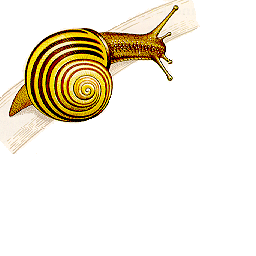
#> input picture images/snail.ppm, 256 x 256 px, found by its file name
$ python main.py
#> lines starting #> are read from the running program, lines starting #| are printed output that depends on the picture; after the words box and inside, x2 and y2 are one past the last pixel; in counts of white or black regions, pixels touching at a corner belong together
### Thresholding/manual_thresholding.py
import numpy as np

def manual_threshholding(img, r=0, g=0 , b=0, option=None, s=0):
    threshhold = [b, g, r]
    img_s = np.copy(img)
    if (len(img_s.shape) ==2):
        (lx , ly ) = img_s.shape
    else:
        (lx , ly , rgb) = img_s.shape
    for i in range(lx):
        for j in range(ly):
            if(len(img_s.shape) ==2):
                if (img_s[i][j] < s):
                        img_s[i][j] = 0
                else :
                    img_s[i][j] = 255
            elif ( option == "AND" and
            (img_s[i][j][0] > threshhold[0] and
            img_s[i][j][1] > threshhold[1] and
            img_s[i][j][2] > threshhold[2] )):
                pass #conserver
            elif ( option == "OR" and
            (img_s[i][j][0] > threshhold[0] or
            img_s[i][j][1] > threshhold[1] or
            img_s[i][j][2] > threshhold[2] )):
                pass #conserver

            else:
                for k in range(3):
                    if (img_s[i][j][k] < threshhold[k]):
                        img_s[i][j][k] = 0
                    else :
                        img_s[i][j][k] = 255

    return img_s

### Thresholding/auto_threshholding.py
import cv2 as cv
import numpy as np
import sys

sys.path.append("C:/Users/LENOVO/Desktop/my python/TP_ traitement d'img/")

path="C:/Users/LENOVO/Desktop/my python/TP_ traitement d'img/images/"
from Thresholding.histogram import histogram
from read_write_histogram.histogram import histogram as histo

def otsu(img):

    if len(img.shape) >2:
        (ly,lx,rgb) = img.shape
        # calcul histo
        h0, h1, h2 = histogram(img, lx, ly )

        # Normalisation de l’histogramme obtenu
        N = ly*lx
        h0 = [h0[i] / N for i in range(256)]
        h1 = [h1[i] / N for i in range(256)]
        h2 = [h2[i] / N for i in range(256)]

        th0 = compute(h0)
        th1 = compute(h1)
        th2 = compute(h2)

        return [th0, th1, th2]
    else :
        (ly,lx) = img.shape
        hist = histo(img, lx, ly)
        N = ly*lx
        hist = [hist[i] / N for i in range(256)]

        th = compute(hist)

        return th


def compute(hist):
    w = [compute_zero_order_cumulative_moment(hist, i) for i in range(256)]
    u = [compute_first_order_cumulative_moment(hist, i) for i in range(256)]
    uT = compute_first_order_cumulative_moment(hist, 256)

    variance_class_separability_max = -1
    best_threesold = 0

    for i in range(256):
        vk = compute_variance_class_separability(uT, w[i], u[i])
        if (vk > variance_class_separability_max):
            variance_class_separability_max = vk
            best_threesold = i

    return best_threesold


def compute_zero_order_cumulative_moment(hist, k):
    zero_order_cumulative_moment = 0
    for i in range(k):
        zero_order_cumulative_moment += hist[i]
    return zero_order_cumulative_moment

def compute_first_order_cumulative_moment(hist, k):
    first_order_cumulative_moment = 0
    for i in range(k):
        first_order_cumulative_moment += i*hist[i]
    return first_order_cumulative_moment

def compute_variance_class_separability( uT, wk,  uk):
    if (wk*(1-wk)) != 0:
        return pow((uT*wk-uk),2) / (wk*(1-wk))
    return 0

### Thresholding/histogram.py
def histogram(m,lx,ly):
    maxVal=m.max()
    h0=[0 for i in range (maxVal +1)]
    h1=[0 for i in range (maxVal +1)]
    h2=[0 for i in range (maxVal +1)]
    for i in range (lx):
        for j in range (ly):
                h0[m[i][j][0]]+=1
                h1[m[i][j][1]]+=1
                h2[m[i][j][2]]+=1
    return h0,h1,h2

### read_write_histogram/readPGM.py
from numpy import array, int32

def readPGM(filename):
    f = open(filename,'r')

    # Read header info
    line = f.readline()
    magicNum = line.strip()
    # PGM or PPM
    if magicNum != 'P2' and magicNum != 'P5' :
        f.close()
        print ('Not a valid PGM file')
        exit()

    comment = True
    while comment == True:
        line = f.readline()
        if line[0] != '#':
              comment = False

    [lx, ly] = (line.strip()).split()
    lx = int(lx)
    ly = int(ly)

    line = f.readline()
    maxVal = int(line.strip())

    # Read pixels information
    img = []
    buf = f.read()
    elem = buf.split()
    for i in range(ly):
        tmpList = []
        for j in range(lx):
          tmpList.append(int(elem[i*lx+j]))
        img.append(tmpList)
    return (array(img), lx, ly)

### read_write_histogram/histogram.py
def histogram(m,lx,ly):
    maxVal=m.max()
    h=[0 for i in range (maxVal +1)]
    for i in range (ly):
        for j in range (lx):
            h[m[i][j]]+=1
    return h

# [5 lines left out: function histogramcumul, not called in this run]

### read_write_histogram/writePGM.py
from numpy import array, int32

def writePGM(img, filename, lx, ly, format):
  maxVal=img.max()
  img = int32(img).tolist()
  f = open(filename,'w')
  f.write(format + '\n')
  f.write(str(lx) + ' ' + str(ly) + '\n')
  f.write(str(maxVal) + '\n')
  for i in range(ly):
    count = 1
    for j in range(lx):
      f.write(str(img[i][j]) + ' ')
      if count >= 17:
        # No line should contain gt 70 chars (17*4=68)
        # Max three chars for pixel plus one space
        count = 1
        f.write('\n')
      else:
        count = count + 1
    f.write('\n')
  f.close()

### Thresholding/dilation.py
import numpy as np
import cv2 as cv
import sys
from matplotlib import pyplot as plt


sys.path.append("C:/Users/LENOVO/Desktop/my python/TP_ traitement d'img/")
from Thresholding.auto_threshholding import otsu
from Thresholding.manual_thresholding import manual_threshholding

def dilate_this(img, dilation_level=3):
    # setting the dilation_level
    dilation_level = 3 if dilation_level < 3 else dilation_level

    # obtain the kernel by the shape of (dilation_level, dilation_level)
    structuring_kernel = np.full(shape=(dilation_level, dilation_level), fill_value=255)
    th = otsu(img)
    image_src = manual_threshholding(img, s=th)

    orig_shape = image_src.shape
    pad_width = dilation_level - 2

    # pad the image with pad_width
    image_pad = np.pad(array=image_src, pad_width=pad_width, mode='constant')
    pimg_shape = image_pad.shape
    h_reduce, w_reduce = (pimg_shape[0] - orig_shape[0]), (pimg_shape[1] - orig_shape[1])

    # obtain the submatrices according to the size of the kernel
    flat_submatrices = np.array([
        image_pad[i:(i + dilation_level), j:(j + dilation_level)]
        for i in range(pimg_shape[0] - h_reduce) for j in range(pimg_shape[1] - w_reduce)
    ])

    # replace the values either 255 or 0 by dilation condition
    image_dilate = np.array([255 if (i == structuring_kernel).any() else 0 for i in flat_submatrices])
    # obtain new matrix whose shape is equal to the original image size
    image_dilate = image_dilate.reshape(orig_shape)

    return image_dilate

### Thresholding/erosion.py
import numpy as np
from matplotlib import pyplot as plt
import sys

sys.path.append("C:/Users/LENOVO/Desktop/my python/TP_ traitement d'img/")
from Thresholding.auto_threshholding import otsu
from Thresholding.manual_thresholding import manual_threshholding

def erode_this(img, erosion_level=3):
    erosion_level = 3 if erosion_level < 3 else erosion_level

    structuring_kernel = np.full(shape=(erosion_level, erosion_level), fill_value=255)
    th = otsu(img)
    image_src = manual_threshholding(img, s=th)

    orig_shape = image_src.shape
    pad_width = erosion_level - 2

    # pad the matrix with `pad_width`
    image_pad = np.pad(array=image_src, pad_width=pad_width, mode='constant')
    pimg_shape = image_pad.shape
    h_reduce, w_reduce = (pimg_shape[0] - orig_shape[0]), (pimg_shape[1] - orig_shape[1])

    # sub matrices of kernel size
    flat_submatrices = np.array([
        image_pad[i:(i + erosion_level), j:(j + erosion_level)]
        for i in range(pimg_shape[0] - h_reduce) for j in range(pimg_shape[1] - w_reduce)
    ])

    # condition to replace the values - if the kernel equal to submatrix then 255 else 0
    image_erode = np.array([255 if (i == structuring_kernel).all() else 0 for i in flat_submatrices])
    image_erode = image_erode.reshape(orig_shape)

    return image_erode

### Thresholding/ouverture.py
import numpy as np
import sys
sys.path.append("C:/Users/LENOVO/Desktop/my python/TP_ traitement d'img/")

from Thresholding.dilation import dilate_this
from Thresholding.erosion import erode_this

def ouverture(img, level=3):
    img_e = erode_this(img, erosion_level=level)
    img_d = dilate_this(img_e, dilation_level=level)
    return img_d

### Thresholding/fermeture.py
import numpy as np
import sys
sys.path.append("C:/Users/LENOVO/Desktop/my python/TP_ traitement d'img/")

from Thresholding.dilation import dilate_this
from Thresholding.erosion import erode_this

def fermeture(img, level=3):
    img_d = dilate_this(img, dilation_level=level)
    img_e = erode_this(img_d, erosion_level=level)
    return img_e

### Thresholding/main.py
import cv2 as cv
import numpy as np
import sys

sys.path.append("C:/Users/LENOVO/Desktop/my python/TP_ traitement d'img/")

from Thresholding.manual_thresholding import manual_threshholding
from Thresholding.auto_threshholding import otsu
from Thresholding.dilation import dilate_this
from Thresholding.erosion import erode_this
from Thresholding.ouverture import ouverture
from Thresholding.fermeture import fermeture
from read_write_histogram.readPGM import readPGM
from read_write_histogram.writePGM import writePGM

path="C:/Users/LENOVO/Desktop/my python/TP_ traitement d'img/images/"

#---------------------------------------------------------- Manual threshholding
img = cv.imread(path+'snail.ppm')
#> img is the input picture: shape (256, 256, 3); mean B, G, R 220.6, 234.5, 241.1
cv.imshow("landscape", img)
new_img = manual_threshholding(img, 150, 150, 150)
#> after the loop in manual_threshholding, `for i in range(lx):`:
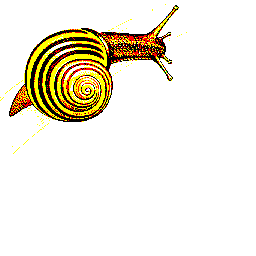
#> img_s: shape (256, 256, 3); 18.63% of pixels changed, all inside (x1, y1, x2, y2) = (0, 0, 200, 154)
cv.imshow("M Th", new_img)

# [7 lines of commented-out code are left out]
[th0, th1, th2] = otsu(img)
#> in histogram, `maxVal=m.max()`: maxVal = 255
#> in otsu, `h0, h1, h2 = histogram(img, lx, ly )`: h0 = 256 values, max 52295 at index 255, min 0 at index 21, mean 256; h1 = 256 values, max 52622 at index 255, min 3 at index 32, mean 256; h2 = 256 values, max 54385 at index 255, min 3 at index 51, mean 256
#> in otsu, `h0 = [h0[i] / N for i in range(256)]`: h0 = 256 values, max 0.798 at index 255, min 0 at index 21, mean 0.00391
#> in otsu, `h1 = [h1[i] / N for i in range(256)]`: h1 = 256 values, max 0.803 at index 255, min 4.58e-05 at index 32, mean 0.00391
#> in otsu, `h2 = [h2[i] / N for i in range(256)]`: h2 = 256 values, max 0.83 at index 255, min 4.58e-05 at index 51, mean 0.00391
#> in compute, `w = [compute_zero_order_cumulative_moment(hist, i) for i in range(256)]`: w = 256 values from 0 to 0.202
#> in compute, `u = [compute_first_order_cumulative_moment(hist, i) for i in range(256)]`: u = 256 values from 0 to 17.13
#> in compute, `uT = compute_first_order_cumulative_moment(hist, 256)`: uT = 220.6
#> the loop in compute, `for i in range(256):` made 256 passes
#> (vk, variance_class_separability_max) on passes 1 to 12: (0, 0), (6099.7, 6099.7), (6104.3, 6104.3), (6108.9, 6108.9), (6120, 6120), (6133.6, 6133.6), (6142.7, 6142.7), (6147.2, 6147.2), (6148, 6148), (6150.7, 6150.7), (6155.9, 6155.9), (6158.5, 6158.5)
#> vk on passes 23 to 24: 6206.5, 6206.5
#> after the loop in compute, `for i in range(256):`: best_threesold = 129; variance_class_separability_max = 6479.1
#> in otsu, `th0 = compute(h0)`: th0 = 129
#> the loop in compute (call 2), `for i in range(256):` made 256 passes
#> (vk, variance_class_separability_max) on passes 1 to 12: (0, 0), (2496, 2496), (2505.1, 2505.1), (2514.2, 2514.2), (2521.3, 2521.3), (2531.1, 2531.1), (2536.4, 2536.4), (2545.1, 2545.1), (2552, 2552), (2564.1, 2564.1), (2573.5, 2573.5), (2584.4, 2584.4)
#> in otsu, `th1 = compute(h1)`: th1 = 142
#> in otsu, `th2 = compute(h2)`: th2 = 162
#> th0 = 129; th1 = 142; th2 = 162
print(th0," ", th1," ", th2) # 129   142   162
#| 129   142   162
img2 = manual_threshholding(img, th2, th1, th0 )
#> call 2 of manual_threshholding, with r = 162, g = 142, b = 129, s = 0
#> in manual_threshholding (call 2), `threshhold = [b, g, r]`: threshhold = [129, 142, 162]
#> after the loop in manual_threshholding (call 2), `for i in range(lx):`:
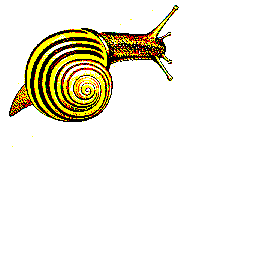
#> img_s: shape (256, 256, 3); 18.63% of pixels changed, all inside (x1, y1, x2, y2) = (0, 0, 200, 154)
cv.imshow("Auto th", img2)

#----------------------------------------------------------
image_src, lx, ly = readPGM(path+'coins.pgm')


img_d = dilate_this(np.copy(image_src), dilation_level=3)
writePGM(img_d,path+ "dilated.pgm",lx,ly,"P2")
dilated_img = cv.imread(path+ "dilated.pgm")
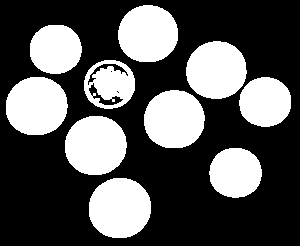
#> dilated_img: shape (246, 300, 3); 33.9% white; 10 white regions, largest, box (x1, y1, x2, y2) and area: (89, 178, 151, 238) 2993, (65, 116, 127, 175) 2918, (6, 77, 68, 135) 2887
cv.imshow("Dilated ", dilated_img)

img_e = erode_this(np.copy(image_src), erosion_level=3)
writePGM(img_e,path+ "eroded.pgm",lx,ly,"P2")
eroded_img = cv.imread(path+ "eroded.pgm")
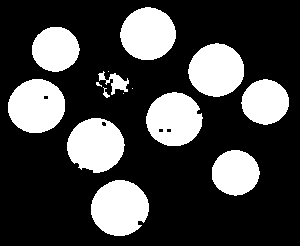
#> eroded_img: shape (246, 300, 3); 26.6% white; 15 white regions (4 under 20 px), largest, box (x1, y1, x2, y2) and area: (91, 180, 149, 236) 2503, (8, 79, 65, 133) 2411, (67, 118, 125, 173) 2393
cv.imshow("Eroded ", eroded_img)

img_o = ouverture(np.copy(image_src), 9)
writePGM(img_o, path+ "ouverture.pgm",lx,ly,"P2")
ouvert_img = cv.imread(path+ "ouverture.pgm")
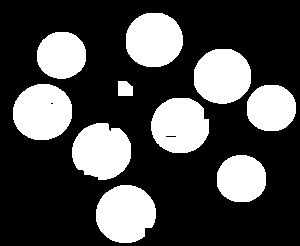
#> ouvert_img: shape (246, 300, 3); 28.9% white; 10 white regions, largest, box (x1, y1, x2, y2) and area: (96, 185, 156, 243) 2721, (13, 84, 72, 140) 2647, (72, 123, 131, 180) 2598
cv.imshow("Ouveture ", ouvert_img)

# [5 lines of commented-out code are left out]

img_f = fermeture(np.copy(image_src), 9)
writePGM(img_f, path+ "fermeture.pgm",lx,ly,"P2")
fermeture_img = cv.imread(path+ "fermeture.pgm")
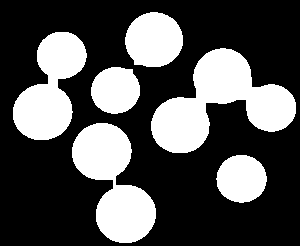
#> fermeture_img: shape (246, 300, 3); 31.9% white; 6 white regions, box (x1, y1, x2, y2) and area: (151, 48, 296, 153) 7255, (72, 123, 156, 243) 5476, (13, 32, 87, 140) 4586, (125, 12, 183, 67) 2524, (216, 155, 267, 203) 1893, (91, 67, 140, 114) 1823
cv.imshow("Fermeture ", fermeture_img)

cv.waitKey()
